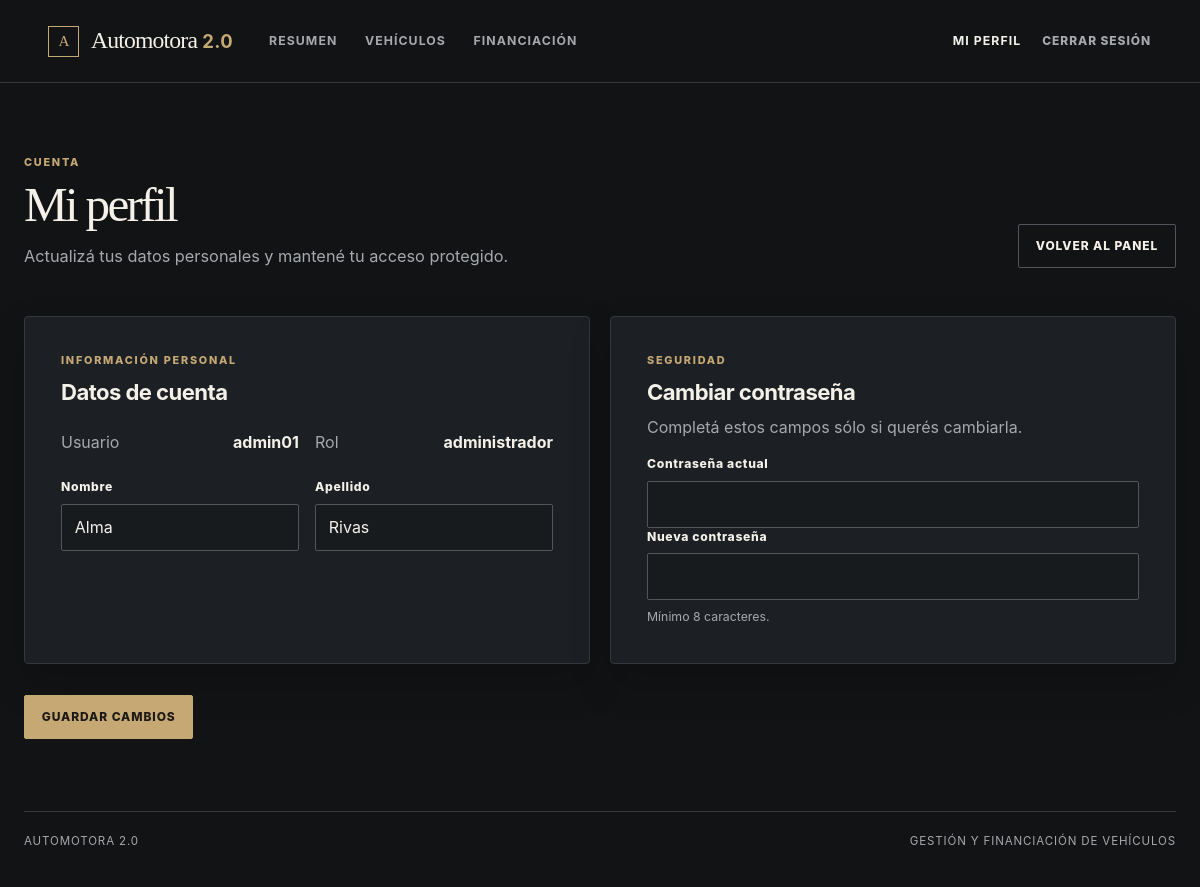
The page /index.php?ruta=perfil (signed in) on the database its author committed.
### tables this page shows
CREATE TABLE `usuarios` (
  `id` INT NOT NULL AUTO_INCREMENT,
  `usuario` VARCHAR(50) NOT NULL,
  `password` VARCHAR(255) NOT NULL,
  `nombre` VARCHAR(100) NOT NULL,
  `apellido` VARCHAR(100) NOT NULL,
  `tipo_usuario` ENUM('administrador','comprador') NOT NULL,
  CONSTRAINT `pk_usuarios` PRIMARY KEY (`id`),
  CONSTRAINT `uq_usuarios_usuario` UNIQUE (`usuario`),
  CONSTRAINT `chk_usuario_no_vacio` CHECK (CHAR_LENGTH(TRIM(`usuario`)) > 0),
  CONSTRAINT `chk_nombre_no_vacio` CHECK (CHAR_LENGTH(TRIM(`nombre`)) > 0),
  CONSTRAINT `chk_apellido_no_vacio` CHECK (CHAR_LENGTH(TRIM(`apellido`)) > 0)
);

### controllers/PerfilController.php (called while the page is built, shortened)
<?php
require_once __DIR__ . "/../models/Usuario.php";
class PerfilController
{
    public function mostrar(): void
    {
        $rol = App::obtener(App::USUARIO_ROL, "");
        $nombreUsuario = App::obtener(App::USUARIO_NOMBRE);
        $usuario = new Usuario();
        $datos = $usuario->buscarUsuario($nombreUsuario);
        $volverRuta = $rol === "administrador" ? "admin" : "comprador";
        require __DIR__ . "/../views/usuarios/miPerfil.php";
    }
}

### public/index.php (called while the page is built, shortened)
<?php
require_once __DIR__ . "/../controllers/PerfilController.php";
$ruta = $_GET["ruta"] ?? "inicio";
$usuario = new UsuarioController();
$administrador = new AdministradorController();
$comprador = new CompradorController();
$perfil = new PerfilController();
$rutas = [
  "inicio" => ["GET", [$usuario, "mostrarInicio"]],
  "login" => ["POST", [$usuario, "iniciarSesion"]],
  "logout" => ["POST", [$usuario, "cerrarSesion"]],
  "admin" => ["GET", [$administrador, "panel"]],
  "autos" => ["GET", [$administrador, "listarAutos"]],
  "auto-cargar" => [["GET", "POST"], [$administrador, "cargarAuto"]],
  "auto-modificar" => [["GET", "POST"], [$administrador, "modificarAuto"]],
  "auto-eliminar" => ["POST", [$administrador, "eliminarAuto"]],
  "financiacion" => [["GET", "POST"], [$administrador, "configurarFinanciacion"]],
  "comprador" => ["GET", [$comprador, "panel"]],
  "catalogo" => ["GET", [$comprador, "catalogo"]],
  "simular-compra" => [["GET", "POST"], [$comprador, "simularCompra"]],
  "perfil" => [["GET", "POST"], [$perfil, "mostrar"]],
];
[$metodosPermitidos, $accion] = $rutas[$ruta];
$accion();

### app/App.php (called while the page is built, shortened)
<?php
final class App
{
    public static function obtener(string $variable, mixed $valorPorDefecto = null): mixed
    {
        return $_SESSION[$variable] ?? $valorPorDefecto;
    }
}

### models/Conexion.php (called while the page is built, shortened)
<?php
class Conexion
{
    public function conectar()
    {
        $config = parse_ini_file(__DIR__ . '/../.env');
        $host = $config["DB_HOST"];
        $usuario = $config["DB_USER"];
        $password = $config["DB_PASSWORD"];
        $baseDatos = $config["DB_NAME"];
        $conexion = new mysqli($host, $usuario, $password, $baseDatos);
        return $conexion;
    }
}

### models/Usuario.php (called while the page is built, shortened)
<?php
require_once __DIR__ . '/Conexion.php';
class Usuario
{
    private $conexion;
    public function __construct()
    {
        $db = new Conexion();
        $this->conexion = $db->conectar();
    }
    public function buscarUsuario($usuario)
    {
        $sql = "SELECT * FROM usuarios WHERE usuario = ?";
        $consulta = $this->conexion->prepare($sql);
        $consulta->bind_param("s", $usuario);
        $consulta->execute();
        $resultado = $consulta->get_result();
        $datos = $resultado->fetch_assoc();
        return $datos;
    }
}

### views/usuarios/miPerfil.php (the view, shortened to what this page needs)
<?php
require __DIR__ . "/../layouts/header.php";
?>
<section class="page-heading compact-heading">
    <div>
        <p class="eyebrow">Cuenta</p>
        <h1>Mi perfil</h1>
        <p>Actualizá tus datos personales y mantené tu acceso protegido.</p>
    </div>
    <a class="button button-secondary" href="index.php?ruta=<?= htmlspecialchars($volverRuta, ENT_QUOTES, "UTF-8") ?>">Volver al panel</a>
</section>
<form class="profile-grid" action="index.php?ruta=perfil" method="POST">
    <section class="content-card form-card">
        <p class="eyebrow">Información personal</p>
        <h2>Datos de cuenta</h2>
        <dl class="profile-summary">
            <div>
                <dt>Usuario</dt>
                <dd><?= htmlspecialchars($datos["usuario"], ENT_QUOTES, "UTF-8") ?></dd>
            </div>
            <div>
                <dt>Rol</dt>
                <dd><?= htmlspecialchars($datos["tipo_usuario"], ENT_QUOTES, "UTF-8") ?></dd>
            </div>
        </dl>
        <div class="two-fields">
            <div class="field-group"><label for="nombre">Nombre</label><input type="text" id="nombre" name="nombre" maxlength="100" value="<?= htmlspecialchars($datos["nombre"], ENT_QUOTES, "UTF-8") ?>" required></div>
            <div class="field-group"><label for="apellido">Apellido</label><input type="text" id="apellido" name="apellido" maxlength="100" value="<?= htmlspecialchars($datos["apellido"], ENT_QUOTES, "UTF-8") ?>" required></div>
        </div>
    </section>
    <section class="content-card form-card">
        <p class="eyebrow">Seguridad</p>
        <h2>Cambiar contraseña</h2>
        <p class="muted">Completá estos campos sólo si querés cambiarla.</p>
        <div class="field-group"><label for="clave_actual">Contraseña actual</label><input type="password" id="clave_actual" name="clave_actual" autocomplete="current-password"></div>
        <div class="field-group"><label for="nueva_clave">Nueva contraseña</label><input type="password" id="nueva_clave" name="nueva_clave" minlength="8" autocomplete="new-password"><small>Mínimo 8 caracteres.</small></div>
    </section>
    <div class="form-actions"><button class="button button-primary" type="submit">Guardar cambios</button></div>
</form>
<?php require __DIR__ . "/../layouts/footer.php"; ?>

### public/css/style.css (style rules this page uses)
:root { --bg:#111315; --surface:#1c2024; --surface-raised:#252a2f; --surface-soft:#181b1e; --line:#34383d; --line-strong:#51565c; --text:#f5f1e9; --muted:#a5a9ae; --primary:#c6a875; --primary-hover:#dcc18e; --primary-ink:#1c1914; --danger:#df8b8b; --danger-bg:#302021; --success:#9fca9a; --success-bg:#1b2b22; --shadow:0 18px 42px rgba(0,0,0,.18); --radius:4px; --radius-small:2px; }
* { box-sizing:border-box; }
html { min-width:320px; background:var(--bg); color-scheme:dark; }
body { min-height:100vh; margin:0; display:flex; flex-direction:column; background:var(--bg); color:var(--text); font-family:Inter,ui-sans-serif,system-ui,-apple-system,BlinkMacSystemFont,"Segoe UI",sans-serif; font-size:16px; line-height:1.5; }
a { color:inherit; text-decoration:none; }
button,input,select { font:inherit; }
button { cursor:pointer; }
h1,h2,h3,p { margin-top:0; }
h1,.vehicle-details h2,.auth-card h2,.vehicle-sheet h2 { font-family:Georgia,"Times New Roman",serif; font-weight:400; }
h1 { max-width:16ch; margin-bottom:.9rem; font-size:clamp(2.7rem,5.5vw,5.2rem); letter-spacing:-.055em; line-height:.98; }
h2 { margin-bottom:.55rem; font-size:1.38rem; letter-spacing:-.025em; line-height:1.2; }
.eyebrow { margin-bottom:.75rem; color:var(--primary); font-size:.68rem; font-weight:800; letter-spacing:.16em; line-height:1.3; text-transform:uppercase; }
.muted,small { color:var(--muted); }
.page-heading { display:flex; align-items:flex-end; justify-content:space-between; gap:2rem; margin-bottom:clamp(2.25rem,4vw,3.5rem); }
.page-heading h1 { font-size:clamp(2.6rem,4.7vw,4.4rem); }
.page-heading p:not(.eyebrow),.simulator-heading > p { max-width:620px; margin-bottom:0; color:var(--muted); font-size:1.02rem; }
.compact-heading h1 { font-size:clamp(2.35rem,4.1vw,3.8rem); }
.button { min-height:44px; padding:.7rem 1.05rem; display:inline-flex; align-items:center; justify-content:center; border:1px solid transparent; border-radius:var(--radius-small); font-size:.75rem; font-weight:800; letter-spacing:.075em; line-height:1; text-transform:uppercase; transition:background .18s ease,border-color .18s ease,color .18s ease; }
.button-primary { border-color:var(--primary); background:var(--primary); color:var(--primary-ink); }
.button-secondary { border-color:var(--line-strong); background:transparent; color:var(--text); }
.content-card { border:1px solid var(--line); border-radius:var(--radius); background:var(--surface); box-shadow:var(--shadow); }
.form-card { padding:clamp(1.35rem,3vw,2.25rem); }
.field-group { display:grid; gap:.48rem; }
.field-group label { color:var(--text); font-size:.76rem; font-weight:800; letter-spacing:.055em; }
.field-group small { font-size:.77rem; }
input,select { width:100%; min-height:47px; padding:.65rem .8rem; border:1px solid var(--line-strong); border-radius:var(--radius-small); background:var(--surface-soft); color:var(--text); }
.form-actions { grid-column:1 / -1; padding-top:.7rem; display:flex; align-items:center; gap:1rem; }
.two-fields { display:grid; grid-template-columns:repeat(2,minmax(0,1fr)); gap:1rem; margin-top:1.5rem; }
.profile-grid { display:grid; grid-template-columns:repeat(2,minmax(0,1fr)); gap:1.25rem; }
.profile-summary { display:grid; grid-template-columns:repeat(2,minmax(0,1fr)); gap:1rem; margin:1.5rem 0 0; }
.profile-summary div,.vehicle-facts div,.result-list div { display:flex; justify-content:space-between; gap:1rem; }
dt { color:var(--muted); }
dd { margin:0; font-weight:700; }

### rows shown on the page
usuarios: usuario "admin01", tipo_usuario "administrador", nombre "Alma", apellido "Rivas"
